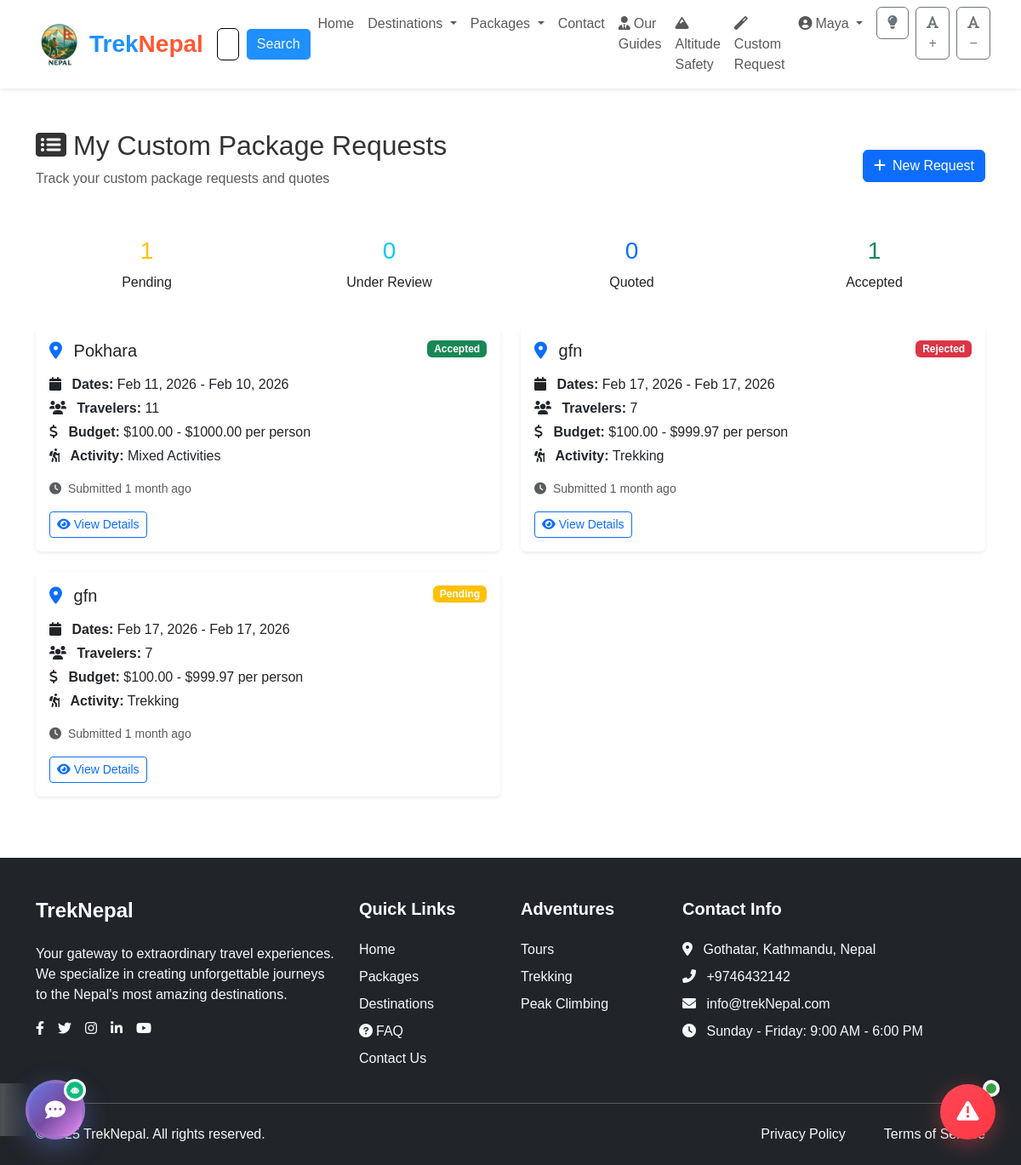
Page /custom-request/my-requests/ (signed in) on the earlier database version.
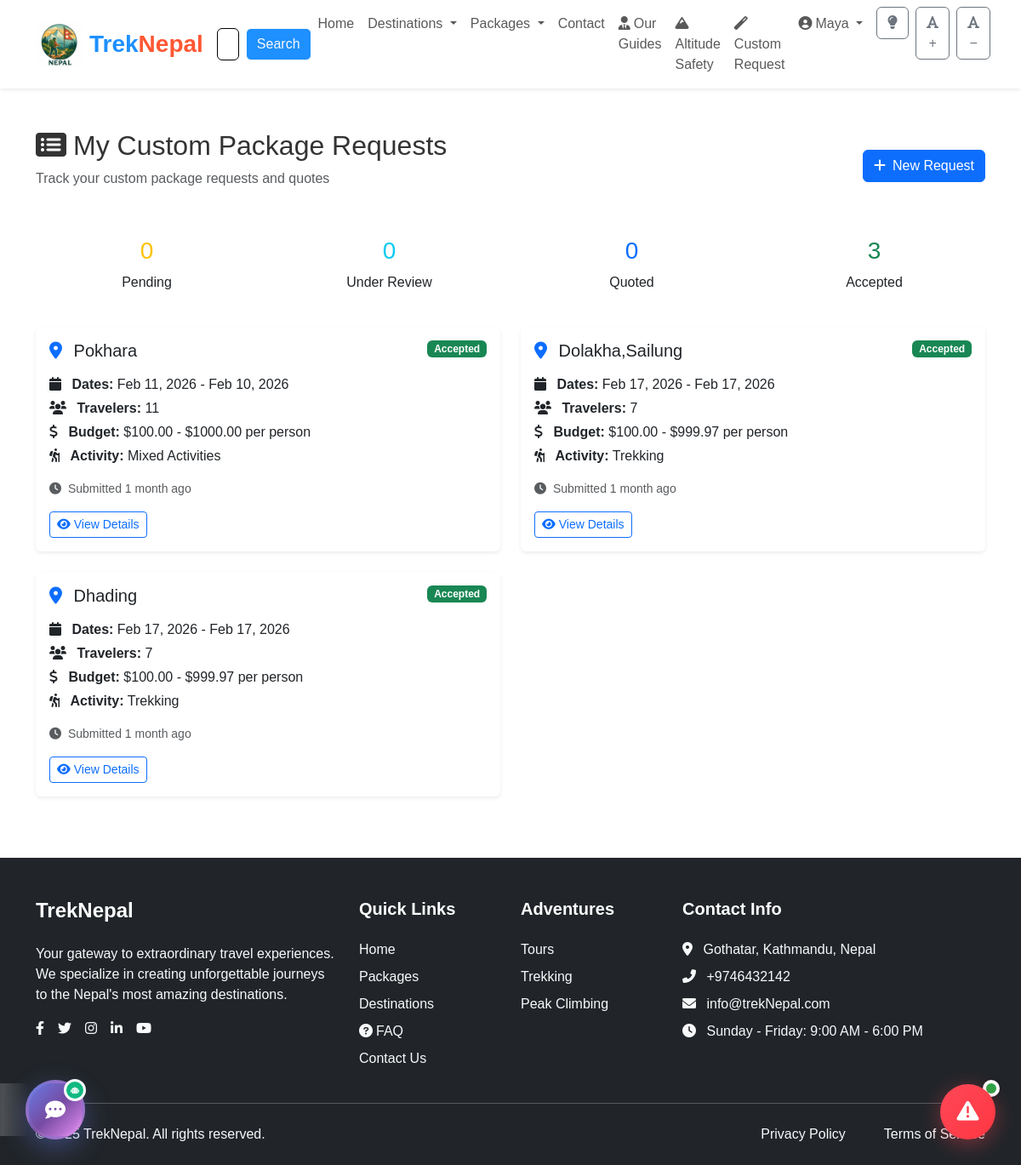
Same page on the later database version.
### app/models.py (models this page shows, shortened)
class CustomPackageRequest(models.Model):
    STATUS_CHOICES = [
        ('PENDING', 'Pending Review'),
        ('REVIEWING', 'Under Review'),
        ('QUOTED', 'Quote Sent'),
        ('ACCEPTED', 'Quote Accepted'),
        ('REJECTED', 'Rejected'),
        ('CONVERTED', 'Converted to Booking'),
    ]
    ACTIVITY_CHOICES = [
        ('trekking', 'Trekking'),
        ('peak_climbing', 'Peak Climbing'),
        ('tour', 'Cultural Tour'),
        ('wildlife', 'Wildlife Safari'),
        ('pilgrimage', 'Pilgrimage'),
        ('adventure', 'Adventure Sports'),
        ('mixed', 'Mixed Activities'),
    ]
    user = models.ForeignKey(User, on_delete=models.CASCADE, related_name='custom_requests')
    destination = models.CharField(max_length=255, help_text="Desired destination")
    alternative_destinations = models.TextField(blank=True, help_text="Alternative destinations (comma separated)")
    preferred_start_date = models.DateField(help_text="Preferred start date")
    preferred_end_date = models.DateField(help_text="Preferred end date")
    flexible_dates = models.BooleanField(default=False, help_text="Are dates flexible?")
    num_travelers = models.PositiveIntegerField(default=1, help_text="Number of travelers")
    budget_min = models.DecimalField(max_digits=10, decimal_places=2, help_text="Minimum budget per person")
    budget_max = models.DecimalField(max_digits=10, decimal_places=2, help_text="Maximum budget per person")
    currency = models.CharField(max_length=3, default='USD')
    activity_type = models.CharField(max_length=20, choices=ACTIVITY_CHOICES, default='mixed')
    accommodation_preference = models.CharField(max_length=50, blank=True, help_text="e.g., Hotel, Lodge, Camping")
    guide_required = models.BooleanField(default=True)
    special_requirements = models.TextField(blank=True, help_text="Dietary restrictions, accessibility needs, etc.")
    additional_notes = models.TextField(blank=True, help_text="Any other information")
    inspiration_image = models.ImageField(upload_to='custom_requests/', blank=True, null=True, help_text="Upload inspiration photos")
    reference_document = models.FileField(upload_to='custom_requests/docs/', blank=True, null=True, help_text="Upload itinerary ideas")
    status = models.CharField(max_length=20, choices=STATUS_CHOICES, default='PENDING')
    priority = models.CharField(max_length=10, choices=[
        ('low', 'Low'),
        ('medium', 'Medium'),
        ('high', 'High'),
        ('urgent', 'Urgent')
    ], default='medium')
    admin_notes = models.TextField(blank=True, help_text="Internal notes for admin")
    created_at = models.DateTimeField(auto_now_add=True)
    updated_at = models.DateTimeField(auto_now=True)
    reviewed_at = models.DateTimeField(null=True, blank=True)
    class Meta:
        ordering = ['-created_at']
        verbose_name = 'Custom Package Request'
        verbose_name_plural = 'Custom Package Requests'

### app/custom_request_views.py (the view)
# urls.py: path('my-requests/', custom_request_views.my_custom_requests, name='my_custom_requests'),
@login_required
def my_custom_requests(request):
    requests_list = CustomPackageRequest.objects.filter(user=request.user).order_by('-created_at')
    status_counts = {
        'pending': requests_list.filter(status='PENDING').count(),
        'reviewing': requests_list.filter(status='REVIEWING').count(),
        'quoted': requests_list.filter(status='QUOTED').count(),
        'accepted': requests_list.filter(status='ACCEPTED').count(),
    }
    context = {
        'requests': requests_list,
        'status_counts': status_counts,
    }
    return render(request, 'custom_requests/my_requests.html', context)

### app/context_processors.py (called while the page is built)
def countries_context(request):
    return {
        'countries': Country.objects.all()
    }

def unread_messages_context(request):
    if request.user.is_authenticated:
        if hasattr(request.user, 'guide'):
            unread_count = GuideMessage.objects.filter(
                booking__guide=request.user.guide,
                is_read=False
            ).exclude(sender=request.user).count()
        else:
            unread_count = GuideMessage.objects.filter(
                booking__user=request.user,
                is_read=False
            ).exclude(sender=request.user).count()
        return {'unread_message_count': unread_count}
    return {'unread_message_count': 0}

### app/models.py (called while the page is built)
    def get_absolute_url(self):
        return reverse('explore_country_detail', args=[str(self.id)])

### app/templates/custom_requests/my_requests.html (shortened to what the changed rows need)
{% extends 'base.html' %}
{% load static %}
{% block content %}
<div class="container my-5">
    <div class="d-flex justify-content-between align-items-center mb-4">
        <div>
            <h2><i class="fas fa-list-alt me-2"></i>My Custom Package Requests</h2>
        </div>
    </div>
    <div class="row mb-4">
        <div class="col-md-3">
            <div class="card text-center">
                <div class="card-body">
                    <h3 class="text-warning">{{ status_counts.pending }}</h3>
                    <p class="mb-0">Pending</p>
                </div>
            </div>
        </div>
        <div class="col-md-3">
            <div class="card text-center">
                <div class="card-body">
                    <h3 class="text-success">{{ status_counts.accepted }}</h3>
                    <p class="mb-0">Accepted</p>
                </div>
            </div>
        </div>
    </div>
    {% if requests %}
        <div class="row">
            {% for request in requests %}
            <div class="col-md-6 mb-4">
                <div class="card h-100 shadow-sm">
                    <div class="card-body">
                        <div class="d-flex justify-content-between align-items-start mb-3">
                            <h5 class="card-title mb-0">
                                <i class="fas fa-map-marker-alt me-2 text-primary"></i>
                                {{ request.destination }}
                            </h5>
                            {% if request.status == 'PENDING' %}
                                <span class="badge bg-warning">Pending</span>
                            {% elif request.status == 'REVIEWING' %}
                                <span class="badge bg-info">Under Review</span>
                            {% elif request.status == 'QUOTED' %}
                                <span class="badge bg-primary">Quote Sent</span>
                            {% elif request.status == 'ACCEPTED' %}
                                <span class="badge bg-success">Accepted</span>
                            {% elif request.status == 'REJECTED' %}
                                <span class="badge bg-danger">Rejected</span>
                            {% elif request.status == 'CONVERTED' %}
                                <span class="badge bg-success">Converted</span>
                            {% endif %}
                        </div>
                        <div class="mb-3">
                            <p class="mb-1">
                                <i class="fas fa-calendar me-2"></i>
                                <strong>Dates:</strong> {{ request.preferred_start_date|date:"M d, Y" }} - {{ request.preferred_end_date|date:"M d, Y" }}
                            </p>
                            <p class="mb-1">
                                <i class="fas fa-users me-2"></i>
                                <strong>Travelers:</strong> {{ request.num_travelers }}
                            </p>
                            <p class="mb-1">
                                <i class="fas fa-dollar-sign me-2"></i>
                                <strong>Budget:</strong> ${{ request.budget_min }} - ${{ request.budget_max }} per person
                            </p>
                            <p class="mb-1">
                                <i class="fas fa-hiking me-2"></i>
                                <strong>Activity:</strong> {{ request.get_activity_type_display }}
                            </p>
                        </div>
                        <div class="text-muted small mb-3">
                            <i class="fas fa-clock me-1"></i>
                            Submitted {{ request.created_at|timesince }} ago
                        </div>
                        <a href="{% url 'view_custom_request' request.id %}" class="btn btn-outline-primary btn-sm">
                            <i class="fas fa-eye me-1"></i>View Details
                        </a>
                    </div>
                </div>
            </div>
            {% endfor %}
        </div>
    {% endif %}
</div>
{% endblock %}

Differences in the rows shown:
changed CustomPackageRequest: destination "gfn" → "Dolakha,Sailung"; status "Rejected" → "Accepted"
changed CustomPackageRequest: destination "gfn" → "Dhading"; status "Pending" → "Accepted"
Other differences:
{{ status_counts.pending }}: "1" → "0"
{{ status_counts.accepted }}: "1" → "3"
